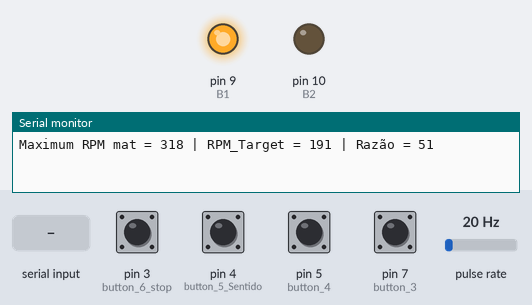
Recording of a sketch running on a simulated Arduino Uno, built with avr-gcc and run on an emulated ATmega328P. On the bench: output pins drawn as LEDs (lit = HIGH), the last lines printed to the serial monitor. Wiring (inferred from the names in the program): pulse sensor: data pin 2. Inputs (shaded band) come from the test bench; at power-on: pin 3 (button_6_stop), pin 4 (button_5_Sentido), pin 5 (button_4), pin 7 (button_3) HIGH, pulse rate 20 Hz.

Above: at 1.2 s.
1.3 s: pin 4 (button_5_Sentido) pulled LOW for 0.15 s
At 1.9 s:
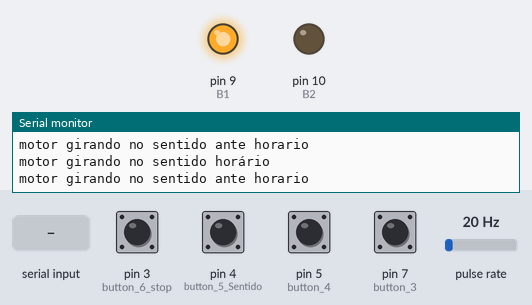
2.9 s: "m" received over Serial
At 4.12 s:
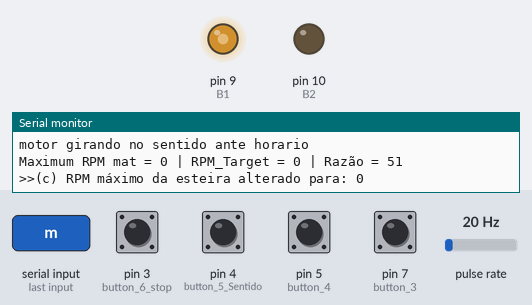
At 5.2 s:
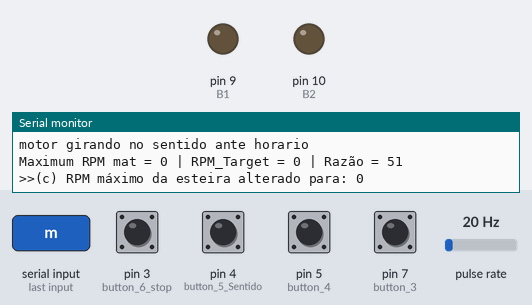
5.8 s: pin 7 (button_3) pulled LOW for 1 s
Timing chart, 0 to 8.8 s (numbered marks = the images above; inputs shaded):
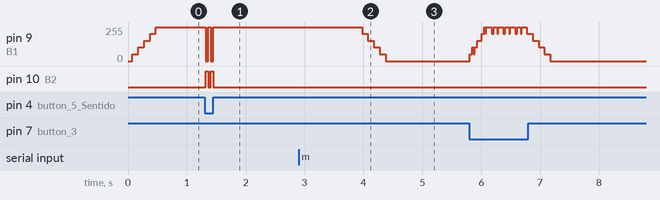

Measured:
- after the input at 1.3 s, pin 9 (B1): alternates 255/255 for 0.04 s and 0/255 for 0.04 s, 4 changes in all, then stays 255/255, starting at once; pin 10 (B2): alternates HIGH for 0.04 s and LOW for 0.04 s, 4 changes in all, then stays LOW, starting at once
- after the input at 2.9 s, pin 9 (B1): moves from 255/255 to 0/255 over 0.40 s, starting after 1.1 s

The sketch:

Prototipo_esteira_code_v2.ino
```cpp
// Autor: Vitor de Almeida Silva, UFG/PPGEP - 2022

#include "Mat.h"

#define B1                  9                 // pino que controla a base 1
#define B2                  10                // pino que controla a base 2
#define button_3            7                 // pino que aumenta velocidade
#define button_4            5                 // pino que reduz a velocidade
#define button_5_Sentido    4                 // pino que configura a direção sentido horário/anti horario
#define button_6_stop       3                 // pino que interrompe o funcionamento da esteira
#define pulse_cont_interupt 2                 // pino que recebe o pulso do encoder para calculo do RPM


int ContadorDeVelocidadeGlobal = 0;
int velocidadeAlvo             = 153;         // valor está no formado de pwm (0 - 255)
int razao_alteracao_velocidade = 51;          // razão na qual a velocidade é incrementada ou decrementada default 51
int sentido_0H_1A_Global       = 0;           // 0 = horário ; 1 = antihorario

Mat matObject                  = Mat(318);    // informa o RPM máximo da esteira default 318
int RPM_Target = 0;
int RPM_Atual_Global  = 0;
volatile bool podePrintarRPM   = false;

int encoderWheelPulseCount360Degrees = 8;     // indica quantos furos tem a roda do enconder para um giro de 360°, para calcular RPM

void setup()
{

  Serial.begin(9600);    // configura a comunicação serial com 9600 bps
  configuraPinModes();
  configuraVariaveisDeControleDoRPM();

  attachInterrupt(digitalPinToInterrupt(button_6_stop),callbackPararMotor, CHANGE);
  attachInterrupt(digitalPinToInterrupt(pulse_cont_interupt),callback_GetPulse, FALLING);

}

void configuraPinModes(){
  pinMode(B1, OUTPUT);   // configura pino da B1 como saída
  pinMode(B2, OUTPUT);   // configura pino da B2 como saída

  pinMode(button_3, INPUT_PULLUP);
  pinMode(button_4, INPUT_PULLUP);

  pinMode(button_5_Sentido, INPUT_PULLUP);
  pinMode(button_6_stop,    INPUT_PULLUP);

  pinMode(pulse_cont_interupt, INPUT_PULLUP);

  digitalWrite(B1, LOW); //configura o pino B1 como 0
  digitalWrite(B2, LOW); //configura o pino B2 como 0
}


void configuraVariaveisDeControleDoRPM(){

  RPM_Target = get_RPM_Target(matObject.getMaxRPM(), velocidadeAlvo);

  Serial.println("Maximum RPM mat = " + String(matObject.getMaxRPM()) +
                 " | RPM_Target = " + String(RPM_Target)              +
                 " | Razão = " + String(razao_alteracao_velocidade));
}


void loop(){


     controlerComandosViaSerial(sentido_0H_1A_Global, ContadorDeVelocidadeGlobal);

     delay(40);

     verificaBotoesControlPanel();

//     if(podePrintarRPM && RPM_Atual_Global > 0){
//         printRPMInformation(RPM_Target, RPM_Atual_Global);
//         podePrintarRPM = false;
//     }

}
```

Mat.h
```cpp
class Mat{
  int maximoRPM;

  public:
  Mat(int maximo_RPM){
    this->maximoRPM = maximo_RPM;
  }
  int getMaxRPM(){
    return maximoRPM;
  }

  void setMaxRPM(int maxRPM){
    this->maximoRPM = maxRPM;
  }
};
```

MatControlService.ino
```cpp
void controleDeVelocidade(String opcao, int razao, int sentido_0H_1A){

  if(opcao.equals("+")){

      ContadorDeVelocidadeGlobal += razao;

  }else{

      ContadorDeVelocidadeGlobal -= razao;
   }

   ContadorDeVelocidadeGlobal = validaContadorDeVelocidade(ContadorDeVelocidadeGlobal);

   configuraSentidoDeGiro(sentido_0H_1A, ContadorDeVelocidadeGlobal);
   // serialPrintVelocidade(opcao, ContadorDeVelocidadeGlobal);

}


int validaContadorDeVelocidade(int ContadorDeVelocidade){

  if(ContadorDeVelocidade > 255){
    return 255;
  }else{
    if(ContadorDeVelocidade < 0){
      return 0;
    }
  }

  return ContadorDeVelocidade;
}

void controleDeSentido(){


    sentido_0H_1A_Global  = !sentido_0H_1A_Global;

    configuraSentidoDeGiro(sentido_0H_1A_Global, ContadorDeVelocidadeGlobal);

    Serial.print("motor girando no sentido");
    Serial.println(sentido_0H_1A_Global ? " horário" : " ante horario");

}


void configuraSentidoDeGiro(int sentido, int ContadorDeVelocidade){

  switch(sentido){
    case 0: //horario
        analogWrite(B2, 0); //zera B2
        analogWrite(B1, ContadorDeVelocidade); //atualiza a saída PWM do pino B1 com valor recebido
        break;
    case 1: //AntHorario
        analogWrite(B2, ContadorDeVelocidade); //atualiza a saída PWM do pino B2 com valor recebido
        analogWrite(B1, 0); //zera B1
        break;
   case 3:
        pararPWM();
        break;
    default:
        Serial.println("opção inesistente");
        break;
  }

}


void setVelocidadeAlvo(int velocidade){
   velocidadeAlvo = velocidade;
   configuraVariaveisDeControleDoRPM();
}


void pararPWM(){
  digitalWrite(B1, LOW); //configura o pino B1 como 0
  digitalWrite(B2, LOW); //configura o pino B2 como 0
}

void serialPrintVelocidade(String operacao, int ContadorDeVelocidade){
  Serial.println(operacao + "Velocida = " + String(ContadorDeVelocidade));
}
```

PainelController.ino
```cpp
void verificaBotoesControlPanel(){

  if(digitalRead(button_5_Sentido) == LOW)
     controleDeSentido();
  else
     if(digitalRead(button_3) == LOW)
         controleDeVelocidade("+",razao_alteracao_velocidade, sentido_0H_1A_Global);
     else
        if(digitalRead(button_4) == LOW)
             controleDeVelocidade("-", razao_alteracao_velocidade, sentido_0H_1A_Global);
}

void callbackPararMotor(){
   pararPWM();
}
```

SerialController.ino
```cpp
void controlerComandosViaSerial(int sentidoDeGiro, int ContadorDeVelocidadeLocal){

  String inputString = SerialReadString();
  char comando = inputString[0];

    switch(comando){

       case 's': //stop mat
              pararPWM();
              Serial.println(">>(s) stop mat...");
            break;
       case 'r': //run mat
              ContadorDeVelocidadeGlobal = velocidadeAlvo;
              configuraSentidoDeGiro(sentidoDeGiro, ContadorDeVelocidadeGlobal);
              Serial.println(">>(r) run mat");
            break;
       case 'v':  //setup speed
              int velocidade;
              velocidade = splitIn2ComandWithNumber(inputString, ",");
              setVelocidadeAlvo(velocidade);
              Serial.println(">>(v) velocidade alvo setada para: " + String(velocidade) + " pwm");
            break;
       case 'h':  //girar no sentido horário
              sentido_0H_1A_Global = 1;
              configuraSentidoDeGiro(sentido_0H_1A_Global, ContadorDeVelocidadeLocal);
              Serial.println(">>(h) sentido horario");
            break;
       case 'a':  //girar no sentido antihorário
              sentido_0H_1A_Global = 0;
              configuraSentidoDeGiro(sentido_0H_1A_Global, ContadorDeVelocidadeLocal);
              Serial.println(">>(a) sentido antihorario");
            break;
       case 'c':  //altera a razão de decremento/incremento do PWM

              int novaRazao;
              novaRazao = splitIn2ComandWithNumber(inputString, ",");

              if(!(255%novaRazao)){

                razao_alteracao_velocidade = novaRazao;

                Serial.println(">>(c) razão de alteração da velocidade setada para: " + String(razao_alteracao_velocidade));

              }else{
                Serial.println(">>(c) Erro: a razao de alteraçao da velocidade precisa ser multiplo de 255");
              }
            break;
        case 'm': //altera o rpm máximo da esteira e recalcula o rpm alvo

              int newMaxMatRPM;
              newMaxMatRPM = splitIn2ComandWithNumber(inputString, ",");
              matObject.setMaxRPM(newMaxMatRPM);
              configuraVariaveisDeControleDoRPM();

              Serial.println(">>(c) RPM máximo da esteira alterado para: " + String(newMaxMatRPM));

            break;
        case 0: //comando vazio ASCII(0 == null)
              return;
            break;
        default:
              Serial.println("opção inesistente");
            break;

      }

 }


String SerialReadString(){
  String dado = "";
  String caracter;
  while(Serial.available() > 0){
    caracter = Serial.readString();
    dado += caracter;
  }
  return dado;
}


double SerialReadDouble(){
  double valor = 0;
  while(Serial.available() > 0){
    valor += Serial.parseInt();
  }
  return valor;
}


void SerialPortFluxy(){
  while(Serial.available() > 0)
    Serial.read();
}

//Ex. >> v,Velocidade
int splitIn2ComandWithNumber(String text, String separator){
  int index = text.indexOf(separator);
  String v  = text.substring(index+1, text.length());
  v.trim();
  int valor = v.toInt();
  return valor;
}
```

SpeedRpmService.ino
```cpp
volatile int pulse = 0;
boolean can_increment = false;


void callback_GetPulse(){
  if((can_increment || pulse == 0) && pulse < 2){
    //Serial.println("pulse Lançado: " + String(pulse));
    pulse++;
  }
  speed_RPM_controller(RPM_Target, encoderWheelPulseCount360Degrees);
  podePrintarRPM = true;
}


double start_rotateTime = 0;
double end_RotateTime = 0;
double rotateTime = 0;
boolean canGetStartRotateTime = true;
int  get_rpm_motor(int encoderWheelPulseCount360Degrees){

  if(pulse == 1 && canGetStartRotateTime){

    start_rotateTime = millis();
    //Serial.println("start_rotateTime:" + String(start_rotateTime));
    can_increment = true;
    canGetStartRotateTime = false;

  }else{
    if(pulse == 2){

      end_RotateTime = millis();
      //Serial.println("end_RotateTime:" + String(end_RotateTime));
      rotateTime = abs(end_RotateTime - start_rotateTime);
      //Serial.println("rotateTime: " + String(rotateTime));
      pulse = 0;
      can_increment = false;
      canGetStartRotateTime = true;

      return calculaRPM(rotateTime*encoderWheelPulseCount360Degrees);

    }
  }
  return -1;
}

int calculaRPM(double rotateTime){
  return round(60000/rotateTime);
}


void speed_RPM_controller(int RPM_Target, int encoderWheelPulseCount360Degrees){

  RPM_Atual_Global = get_rpm_motor(encoderWheelPulseCount360Degrees);

  if(RPM_Atual_Global >= 0){
  if(RPM_Atual_Global < RPM_Target){
    controleDeVelocidade("+", razao_alteracao_velocidade, sentido_0H_1A_Global);

  }else{
    if(RPM_Atual_Global > RPM_Target){
      controleDeVelocidade("-", razao_alteracao_velocidade, sentido_0H_1A_Global);

    }
  }
  }
}

void printRPMInformation(int RPM_Target, int RPM_Atual){
    Serial.println("RMP_Target: " + String(RPM_Target) + " | " + "RMP_Atual: " + String(RPM_Atual));
}

int get_RPM_Target(double maximo_RPM, double pwm_Atual){
 return round((maximo_RPM * pwm_Atual)/255);
}
```
